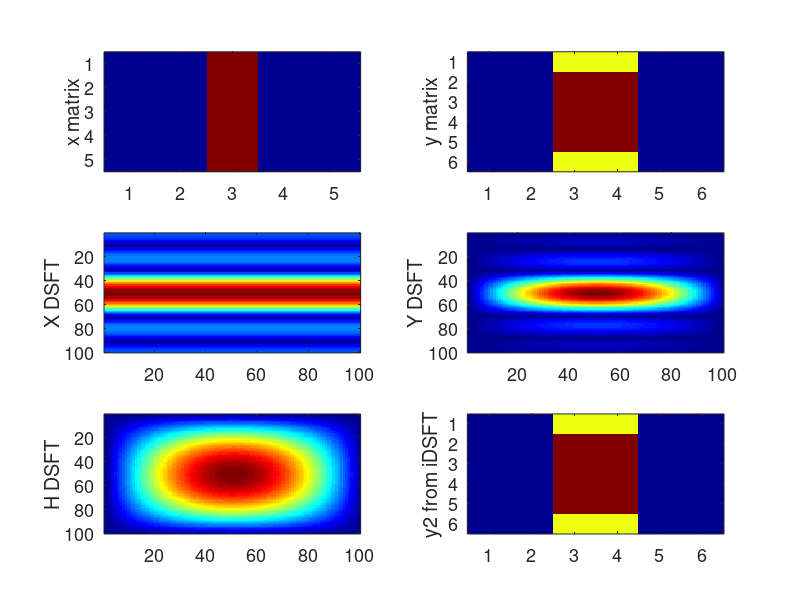
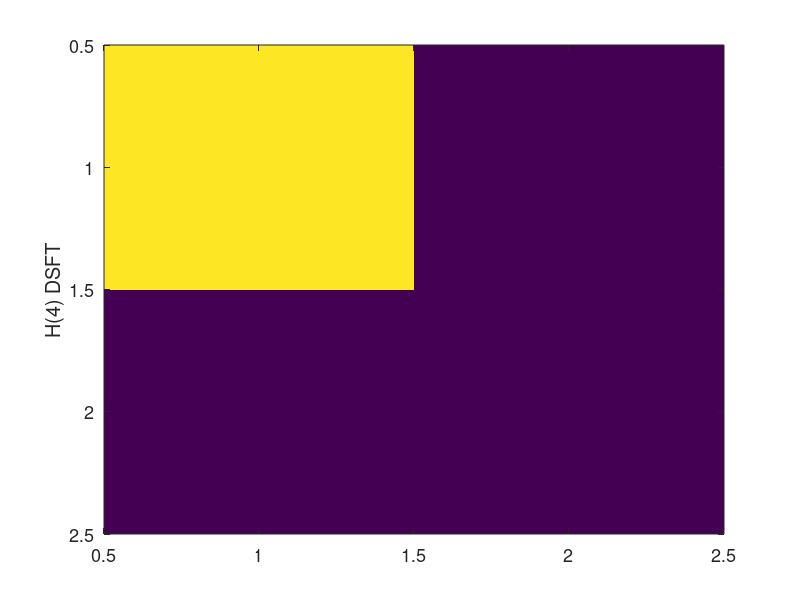
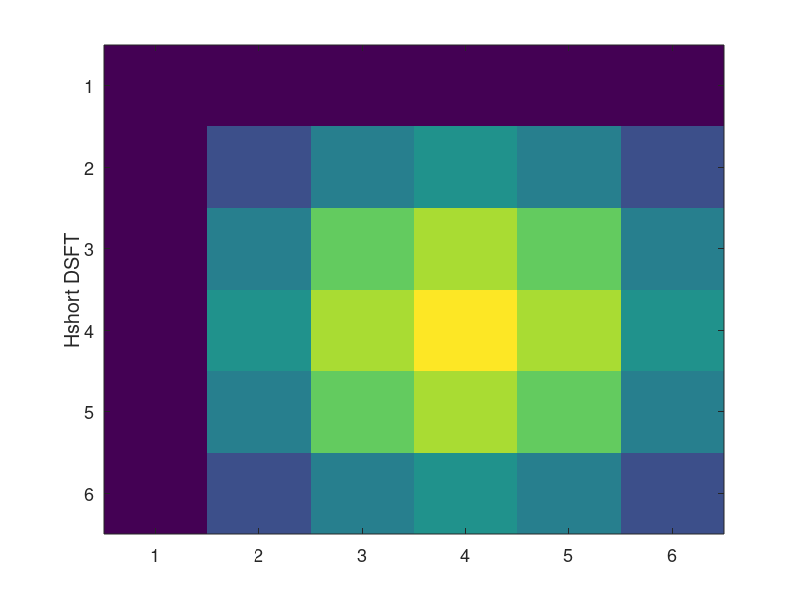
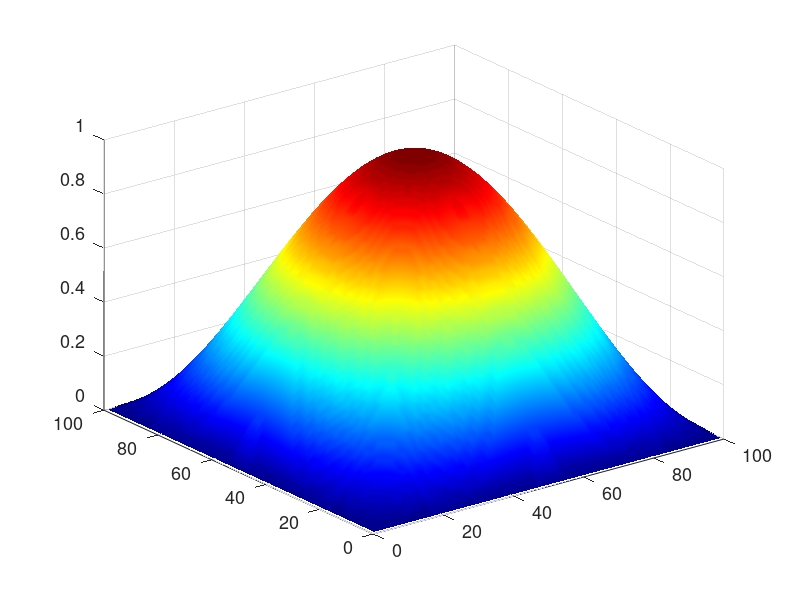

MATLAB code to generate these figures, in order:
% file: e10_2_2point_ave_line.m
% generate Ln by Ln square image x[m,n], convolve with 2-point averager h[m,n] and display new image
% take DSFTs of x and h, multiply in frequency domain, transform back to time and compare to convolution result

clear; close all; set(0,'defaultAxesFontSize',13); fpv =[100 400 500 700]; % parameters for plots
Ln = 5;    % Side length of square input image
n = [0:1:Ln-1];
 
x = zeros(Ln); % array of zeros Ln by Ln
x(:,round(Ln/2)) = 10* ones(Ln,1)  % column of 10s
figure('position',fpv), subplot(3,2,1),imagesc(x), colormap(jet), ylabel('x matrix')

h = 0.25*[1 1; 1 1]; % 2-point 2-D averager impulse response
y1 = conv2(h,x);     % x**h convolution:

y1 = round(y1);  % bogus, extra last column of pixels is created by convolution
% if desired, you can remove bogus last column with y1=y1(1:end-1,1:end-1)
subplot(3,2,2), imagesc(y1),  ylabel('y matrix')

lenFFT = 20*Ln; % increase FFT2 resolution for prettier plots
X = fftshift(abs(fft2(x,lenFFT,lenFFT)));   %DSFT of x matrix. Pads x matrix with zeros to size of lenFFT
subplot(3,2,3), imagesc(X), ylabel('X DSFT')

H = fftshift(abs(fft2(h,lenFFT,lenFFT)));   %DSFT of h matrix (wavenumber response)
subplot(3,2,5), imagesc(H), ylabel('H DSFT')

Y1 = fftshift(abs(fft2(y1,lenFFT,lenFFT))); %DSFT of y matrix
subplot(3,2,4), imagesc(Y1), ylabel('Y DSFT')

Ln1 = Ln+1;  % because time-domain convolution produced Ln+1 points, we must lengthen freq domain
Xshort = fft2(x,Ln1,Ln1);
Hshort = fft2(h,Ln1,Ln1); % pads h with trailing zeros before the FFT, to match the size of X
Y2 = Hshort.*Xshort;      % multiply  FFTs in frequency domain, ELEMENT BY ELEMENT
y2 = round(ifft2(Y2));    % no need for abs(), as ifft2(Y2) is real-valued
subplot(3,2,6),imagesc(y2), ylabel('y2 from iDSFT')

diff = y1-y2   % compare the 2 versions of y (convolution vs. freq domain multiplication)
%figure; imagesc(diff), colormap(jet), ylabel('y1-y2')

H4 = fft2(h) % 4 points only, fft2 of 2-point averager
figure, imagesc(H4), ylabel('H(4) DSFT')
figure, imagesc(fftshift(abs(Hshort))), ylabel('Hshort DSFT')
figure, surf(H), colormap(jet), shading interp    % plot H spectrum as 3-D surface
figure, surf(X), colormap(jet), shading interp    % plot X spectrum as 3-D surface
figure, surf(Y1), colormap(jet), shading interp   % plot Y spectrum as 3-D surface
